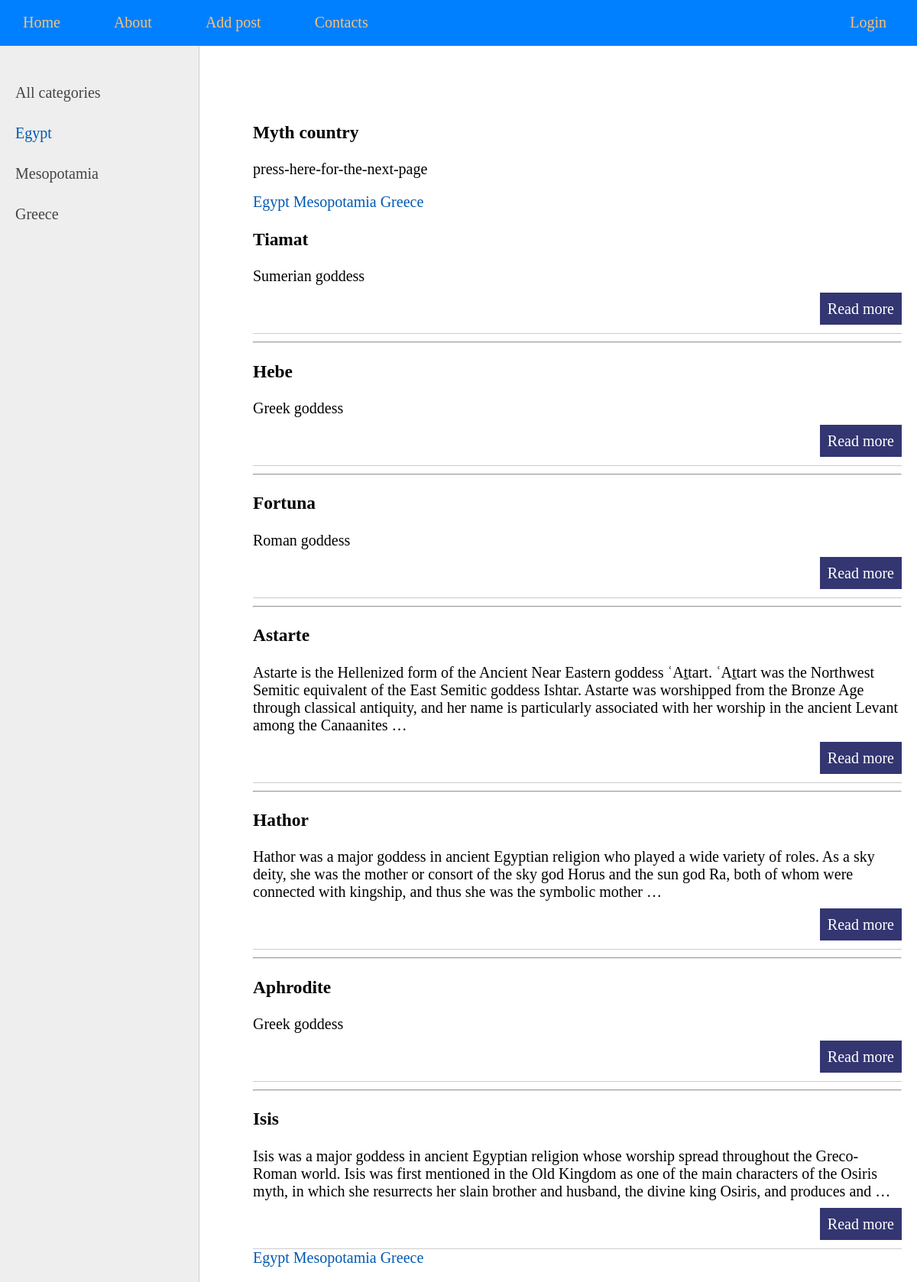
Page /category/1/ on the committed database.
### goddesses/models.py (models this page shows, shortened)
class Goddesses(models.Model):
    class Status(models.IntegerChoices):
        DRAFT = 0, 'Draft'
        PUBLISHED = 1, 'Published'
    title = models.CharField(max_length=255)
    slug = models.SlugField(max_length=255, unique=True, db_index=True)
    content = models.TextField(blank=True)
    time_create = models.DateTimeField(auto_now_add=True)
    time_update = models.DateTimeField(auto_now=True)
    is_published = models.BooleanField(choices=Status.choices, default=Status.DRAFT)
    objects = models.Manager()
    published = PublishedManager()
    class Meta:
        ordering = ['-time_create']
        indexes = [
            models.Index(fields=['-time_create'])
        ]
    def get_absolute_url(self):
        return reverse('goddess', kwargs={'post_slug': self.slug})

### goddesses/views.py (the view)
# urls.py: path('category/<int:cat_id>/', views.show_category, name='category'),
def show_category(request, cat_id):
    posts = Goddesses.objects.all()
    data = {
        'title': "Myth country",
        'menu': menu,
        'url': slugify("press here for the next page"),
        'posts': posts,
        'cat_selected': cat_id,
    }
    return render(request, 'goddesses/index.html', context=data)

### goddesses/templatetags/gods_tags.py (called while the page is built)
@register.inclusion_tag('goddesses/list_categories.html')
def show_categories(cat_selected=0):
    cats = views.cats_db
    return {'cats': cats, 'cat_selected': cat_selected}

### goddesses/templates/goddesses/index.html (shortened to what this page needs)
{% extends 'base.html' %}
{% block content %}
     <h3>{{ title|capfirst }}</h3>
     <p>{{ url }}</p>
{% include 'goddesses/includes/nav.html' %}
<ul class="list-articles">
     {% for post in posts %}
             <li>
                  <h3> {{ post.title }} </h3>
                  <p> {{ post.content|truncatewords:50 }} </p>
                 <p class="link-read-post"> <a href="{{ post.get_absolute_url }}"> Read more </a></p>
             </li>
            {% if not forloop.last %}
                <hr>
             {% endif %}
     {% endfor %}
</ul>
{% include 'goddesses/includes/nav.html' %}
{% endblock %}

### goddesses/static/goddesses/css/styles.css (style rules this page uses)
html, body { font-family: 'Georgia'; margin: 0; padding: 0; height: 100%; width: 100%; color: #444; }
a { color: #0059b2; text-decoration: none; }
p.link-read-post { text-align: right; }
p.link-read-post a { padding: 10px; min-width: 100px; background: #333671; color: #fff; text-decoration: none; }
ul.list-articles { list-style: none; margin: 0; padding: 0; }
ul.list-articles li { border-bottom: 1px solid #ccc; }

### rows in the picture
Goddesses: title "Tiamat", content "Sumerian goddess"
Goddesses: title "Hebe", content "Greek goddess"
Goddesses: title "Fortuna", content "Roman goddess"
Goddesses: title "Astarte", content "Astarte is the Hellenized form of the Ancient Near Eastern goddess ʿAṯtart. ʿAṯtart was the Northwest Semitic equivalent of the East Semitic goddess Ishtar. Astarte was worshipped from the Bronze Age through classical antiquity, and her name is particularly associated with her worship in the ancient Levant among the Canaanites …"
Goddesses: title "Hathor", content "Hathor was a major goddess in ancient Egyptian religion who played a wide variety of roles. As a sky deity, she was the mother or consort of the sky god Horus and the sun god Ra, both of whom were connected with kingship, and thus she was the symbolic mother …"
Goddesses: title "Aphrodite", content "Greek goddess"
Goddesses: title "Isis", content "Isis was a major goddess in ancient Egyptian religion whose worship spread throughout the Greco-Roman world. Isis was first mentioned in the Old Kingdom as one of the main characters of the Osiris myth, in which she resurrects her slain brother and husband, the divine king Osiris, and produces and …"

### other values in the picture
{{ item.title }} "About" "Add post" "Contacts" "Login"
{{ cat.name }} "Egypt"
{{ cat.name }} "Mesopotamia" "Greece"
{{ title|capfirst }} "Myth country"
{{ url }} "press-here-for-the-next-page"
